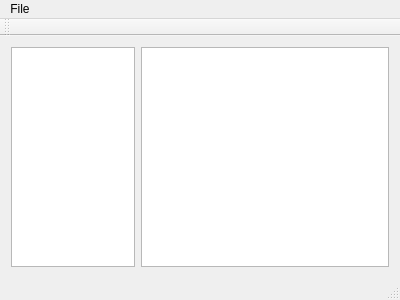
<?xml version="1.0" encoding="UTF-8"?>
<ui version="4.0">
 <class>MainWindow</class>
 <widget class="QMainWindow" name="MainWindow">
  <property name="geometry">
   <rect>
    <x>0</x>
    <y>0</y>
    <width>400</width>
    <height>300</height>
   </rect>
  </property>
  <property name="windowTitle">
   <string>MainWindow</string>
  </property>
  <widget class="QWidget" name="centralWidget">
   <layout class="QHBoxLayout" name="horizontalLayout">
    <item>
     <widget class="QTreeView" name="treeView">
      <property name="sizePolicy">
       <sizepolicy hsizetype="Expanding" vsizetype="Expanding">
        <horstretch>1</horstretch>
        <verstretch>0</verstretch>
       </sizepolicy>
      </property>
     </widget>
    </item>
    <item>
     <widget class="QStackedWidget" name="stackedWidget">
      <property name="sizePolicy">
       <sizepolicy hsizetype="Expanding" vsizetype="Expanding">
        <horstretch>2</horstretch>
        <verstretch>0</verstretch>
       </sizepolicy>
      </property>
      <property name="currentIndex">
       <number>1</number>
      </property>
      <widget class="QWidget" name="page">
       <property name="sizePolicy">
        <sizepolicy hsizetype="Expanding" vsizetype="Expanding">
         <horstretch>0</horstretch>
         <verstretch>0</verstretch>
        </sizepolicy>
       </property>
       <layout class="QVBoxLayout" name="verticalLayout_2">
        <property name="spacing">
         <number>0</number>
        </property>
        <property name="margin">
         <number>0</number>
        </property>
        <item>
         <widget class="QListView" name="listView"/>
        </item>
       </layout>
      </widget>
      <widget class="QWidget" name="page_2">
       <property name="sizePolicy">
        <sizepolicy hsizetype="Expanding" vsizetype="Expanding">
         <horstretch>0</horstretch>
         <verstretch>0</verstretch>
        </sizepolicy>
       </property>
       <layout class="QVBoxLayout" name="verticalLayout">
        <property name="spacing">
         <number>0</number>
        </property>
        <property name="margin">
         <number>0</number>
        </property>
        <item>
         <widget class="QGraphicsView" name="graphicsView"/>
        </item>
       </layout>
      </widget>
     </widget>
    </item>
   </layout>
  </widget>
  <widget class="QMenuBar" name="menuBar">
   <property name="geometry">
    <rect>
     <x>0</x>
     <y>0</y>
     <width>400</width>
     <height>25</height>
    </rect>
   </property>
   <widget class="QMenu" name="menuFile">
    <property name="title">
     <string>File</string>
    </property>
    <addaction name="actionOpen"/>
   </widget>
   <addaction name="menuFile"/>
  </widget>
  <widget class="QToolBar" name="mainToolBar">
   <attribute name="toolBarArea">
    <enum>TopToolBarArea</enum>
   </attribute>
   <attribute name="toolBarBreak">
    <bool>false</bool>
   </attribute>
  </widget>
  <widget class="QStatusBar" name="statusBar"/>
  <action name="actionOpen">
   <property name="text">
    <string>Open...</string>
   </property>
  </action>
 </widget>
 <layoutdefault spacing="6" margin="11"/>
 <resources/>
 <connections/>
</ui>
